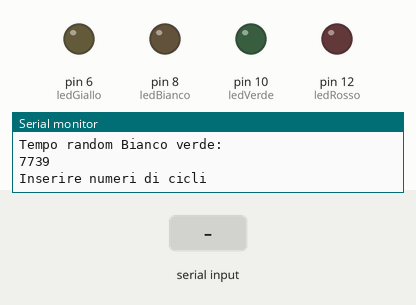
Recording of a sketch running on a simulated Arduino Uno, built with avr-gcc and run on an emulated ATmega328P. On the bench: output pins drawn as LEDs (lit = HIGH), the last lines printed to the serial monitor. The inputs (shaded band) are chosen by the test bench. Random numbers use the default seed unless the sketch sets one.

Above: at 0.8 s.
0.9 s: "90,45\n" received over Serial
At 2.2 s:
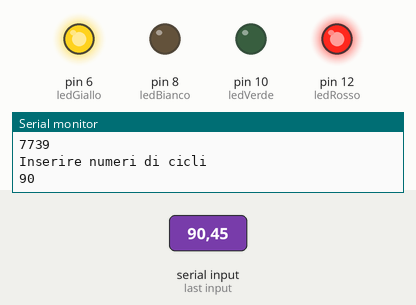
At 4.6 s:
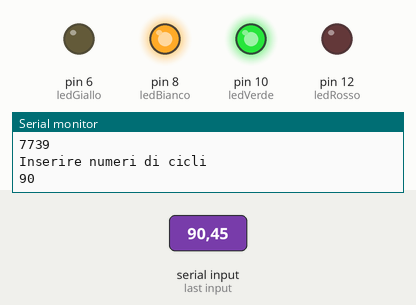
Timing chart, 0 to 6.1 s (numbered marks = the images above; inputs shaded):
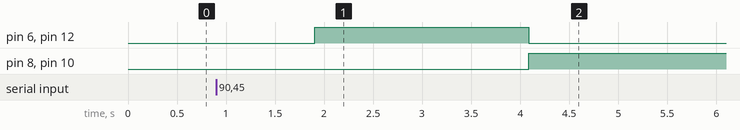

Measured:
- after the input at 0.9 s, pin 6 (ledGiallo), pin 12 (ledRosso): LOW → HIGH after 1.0 s, → LOW 2.2 s later; pin 8 (ledBianco), pin 10 (ledVerde): LOW → HIGH after 3.2 s

The sketch:

Verifica.ino
```cpp
int ledRosso = 12;
int ledGiallo = 6;
int ledBianco= 8;
int ledVerde = 10;
int tempoRossoGiallo;
int tempoBiancoVerde;
int cicli;
  int i = 0;


void setup() {
  // put your setup code here, to run once:
  pinMode(ledRosso, OUTPUT);
  pinMode(ledGiallo, OUTPUT);
  pinMode(ledBianco, OUTPUT);
  pinMode(ledVerde, OUTPUT);
  Serial.begin(9600);
  randomSeed(analogRead(1));//porta che non e collegata e quindi ha numeri random
  tempoRossoGiallo = random(100,10000);//crea variabili random tra 100 e 10000(ms)
  tempoBiancoVerde = random(100,10000);
  Serial.println("Tempo random Giallo Rosso:");
  Serial.println(tempoRossoGiallo);
  Serial.println("Tempo random Bianco verde:");
  Serial.println(tempoBiancoVerde);

  Serial.println("Inserire numeri di cicli");

  while (Serial.available() == 0) {

  }

  cicli = Serial.readString().toInt();
  Serial.println(cicli);
  /*Serial.println("Inserire tempo accensione rosso e giallo");

  while (Serial.available() == 0) {

  }

  tempoRossoGiallo = Serial.readString().toInt();
  Serial.println(tempoRossoGiallo);

Serial.println("Inserire tempo accensione Bianco e verde");

  while (Serial.available() == 0) {

  }

  tempoBiancoVerde = Serial.readString().toInt();
  Serial.println(tempoBiancoVerde);*/

}
void Fase1(){
  digitalWrite(ledBianco, LOW);
  digitalWrite(ledVerde, LOW);
  digitalWrite(ledRosso, HIGH);
  digitalWrite(ledGiallo, HIGH);
  delay(tempoRossoGiallo);
  }
  void Fase2(){
    digitalWrite(ledRosso, LOW);
  digitalWrite(ledGiallo, LOW);
    digitalWrite(ledBianco, HIGH);
  digitalWrite(ledVerde, HIGH);
  delay(tempoBiancoVerde);
  }
void loop() {
  // put your main code here, to run repeatedly:
  if(i<cicli)
  {
     Fase1();
     Fase2();

     i++;
  }
  if(i >= cicli){
    digitalWrite(ledRosso, LOW);
  digitalWrite(ledGiallo, LOW);
    digitalWrite(ledBianco, LOW);
  digitalWrite(ledVerde, LOW);
  i = 0;
    setup();//il programma ricomincia
    }

}
```
